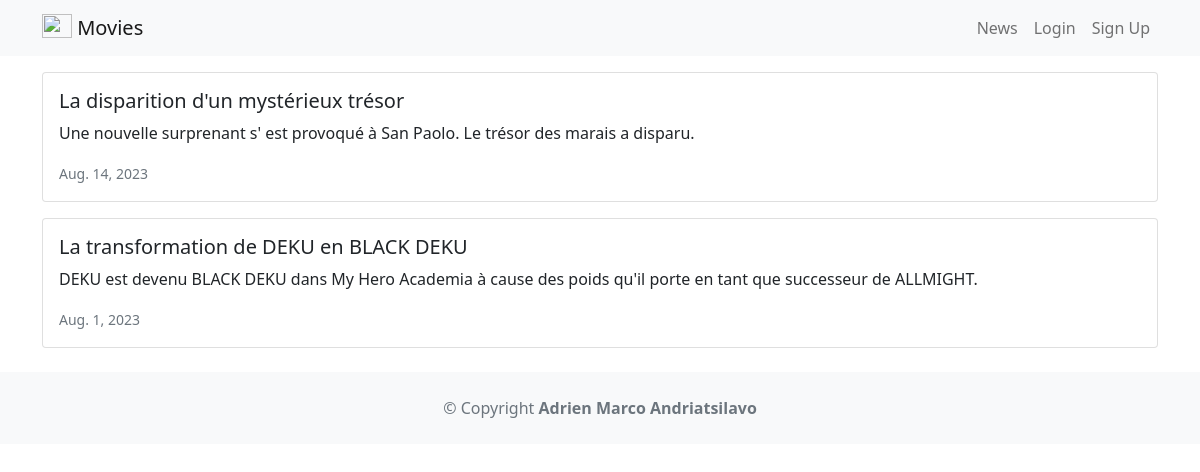
Page /news/ on the committed database.
### news/models.py (models this page shows, shortened)
class News(models.Model):
    headline = models.CharField(max_length=200)
    body = models.TextField()
    date = models.DateField()

### news/views.py (the view)
# urls.py: path('news/', include('news.urls')),
def news(request):
    newss = News.objects.all().order_by('-date')
    return render(request, 'news.html', {'newss':newss})

### news/templates/news.html
{% extends 'base.html' %}
{% block content %}
            {% for news in newss %}
            <div class="card mb-3">
                <div class="row g-0">
                    <div>
                        <div class="card-body">
                            <h5 class="card-title">{{ news.headline }}</h5>
                            <p class="card-text">{{ news.body }}</p>
                            <p class="card-text">
                                <small class="text-muted">
                                    {{ news.date }}
                                </small></p>
                            </div>
                      </div>
                    </div>
                 </div>
                 {% endfor %}
               {% endblock content %}

### rows in the picture
News: headline "La disparition d'un mystérieux trésor", body "Une nouvelle surprenant s' est provoqué à San Paolo. Le trésor des marais a disparu.", date "Aug. 14, 2023"
News: headline "La transformation de DEKU en BLACK DEKU", body "DEKU est devenu BLACK DEKU dans My Hero Academia à cause des poids qu'il porte en tant que successeur de ALLMIGHT.", date "Aug. 1, 2023"
